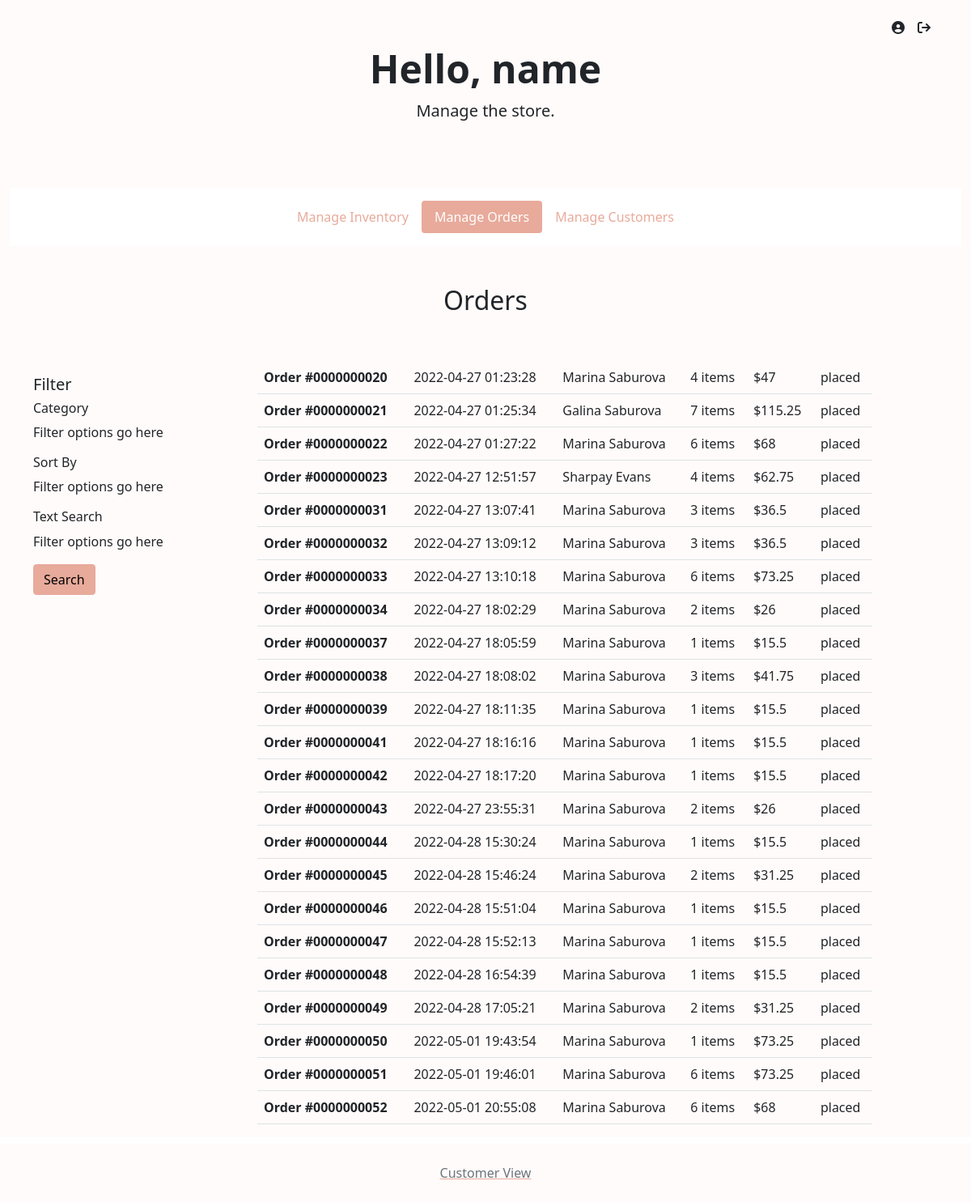
/admin/?action=orders (signed in), run on the app's committed database.
### tables this page shows
CREATE TABLE `orders` (
  `orderID` int(10) UNSIGNED ZEROFILL NOT NULL,
  `customerID` int(10) UNSIGNED ZEROFILL DEFAULT NULL,
  `email` varchar(60) NOT NULL,
  `itemsPrice` decimal(7,2) UNSIGNED NOT NULL,
  `shipping` decimal(4,2) UNSIGNED NOT NULL,
  `tax` decimal(4,2) UNSIGNED NOT NULL,
  `status` varchar(15) NOT NULL,
  `timePlaced` timestamp NOT NULL DEFAULT current_timestamp(),
  `shipFirstName` varchar(30) NOT NULL,
  `shipLastName` varchar(30) NOT NULL,
  `shipStreet` varchar(30) NOT NULL,
  `shipStreet2` varchar(30) DEFAULT NULL,
  `shipCity` varchar(30) NOT NULL,
  `shipState` char(2) NOT NULL,
  `shipZip` int(5) UNSIGNED ZEROFILL NOT NULL
);

### function/store-db.php (called while the page is built, shortened)
<?php
function getAllOrders()
{
    global $db;
    $query = 'SELECT * FROM orders';
    $statement = $db->prepare($query);
    $statement->execute();
    $orders = $statement->fetchAll();
    return $orders;
}

### function/customer-db.php (called while the page is built, shortened)
<?php
function getOrderItems($orderID)
{
    global $db;
    $query = 'SELECT `order_items`.*, `item`.`name` FROM `order_items` INNER JOIN `item` ON `order_items`.`itemID` = `item`.`itemID`  WHERE `orderID` = :orderID';
    $statement = $db->prepare($query);
    $statement->bindValue(':orderID', $orderID);
    $statement->execute();
    $items = $statement->fetchAll();
    return $items;
}
function getOrderQuantity($orderID)
{
    $items = getOrderItems($orderID);
    $quantity = 0;
    foreach ($items as $item) {
        $quantity += $item['quantity'];
    }
    return $quantity;
}

### admin/page/orders.php (the view, shortened to what this page needs)
<?php
include 'admin-view/header.php';
include 'admin-view/navigation.php';
?>
<div class="container-fluid">
    <main>
        <div class="py-5 text-center">
            <h2>Orders</h2>
        </div>
        <div class="row">
            <?php include 'admin-view/order-sidebar.php'; ?>
            <div class="col-md-7 col-lg-8">
                <table class="table">
                    <tbody>
                        <?php
                        foreach ($orders as $order) {
                            $totalPrice = $order['itemsPrice'] + $order['shipping'] + $order['tax'];
                        ?>
                            <tr>
                                <th scope="row"> <a href=".?action=order-details&orderid=<?php echo $order['orderID'] ?>#view" class="text-reset text-decoration-none">
                                        Order #<?php echo $order['orderID'] ?></a>
                                <td><?php echo $order['timePlaced'] ?></td>
                                <td><?php echo $order['shipFirstName'] . ' ' . $order['shipLastName'] ?></td>
                                <td><?php echo getOrderQuantity($order['orderID']) ?> items </td>
                                <td>$<?php echo $totalPrice ?></td>
                                <td><?php echo $order['status'] ?></td>
                            </tr>
                        <?php
                        }
                        ?>
                    </tbody>
                </table>
            </div>
    </main>
</div>
<?php
include 'admin-view/footer.php';
?>

### data on the page
orders: orderID "0000000020", timePlaced "2022-04-27 01:23:28", shipFirstName "Marina", shipLastName "Saburova", orderID "4", totalPrice "47", status "placed"
orders: orderID "0000000021", timePlaced "2022-04-27 01:25:34", shipFirstName "Galina", shipLastName "Saburova", orderID "7", totalPrice "115.25", status "placed"
orders: orderID "0000000022", timePlaced "2022-04-27 01:27:22", shipFirstName "Marina", shipLastName "Saburova", orderID "6", totalPrice "68", status "placed"
orders: orderID "0000000023", timePlaced "2022-04-27 12:51:57", shipFirstName "Sharpay", shipLastName "Evans", orderID "4", totalPrice "62.75", status "placed"
orders: orderID "0000000031", timePlaced "2022-04-27 13:07:41", shipFirstName "Marina", shipLastName "Saburova", orderID "3", totalPrice "36.5", status "placed"
orders: orderID "0000000032", timePlaced "2022-04-27 13:09:12", shipFirstName "Marina", shipLastName "Saburova", orderID "3", totalPrice "36.5", status "placed"
orders: orderID "0000000033", timePlaced "2022-04-27 13:10:18", shipFirstName "Marina", shipLastName "Saburova", orderID "6", totalPrice "73.25", status "placed"
orders: orderID "0000000034", timePlaced "2022-04-27 18:02:29", shipFirstName "Marina", shipLastName "Saburova", orderID "2", totalPrice "26", status "placed"
orders: orderID "0000000037", timePlaced "2022-04-27 18:05:59", shipFirstName "Marina", shipLastName "Saburova", orderID "1", totalPrice "15.5", status "placed"
orders: orderID "0000000038", timePlaced "2022-04-27 18:08:02", shipFirstName "Marina", shipLastName "Saburova", orderID "3", totalPrice "41.75", status "placed"
orders: orderID "0000000039", timePlaced "2022-04-27 18:11:35", shipFirstName "Marina", shipLastName "Saburova", orderID "1", totalPrice "15.5", status "placed"
orders: orderID "0000000041", timePlaced "2022-04-27 18:16:16", shipFirstName "Marina", shipLastName "Saburova", orderID "1", totalPrice "15.5", status "placed"
orders: orderID "0000000042", timePlaced "2022-04-27 18:17:20", shipFirstName "Marina", shipLastName "Saburova", orderID "1", totalPrice "15.5", status "placed"
orders: orderID "0000000043", timePlaced "2022-04-27 23:55:31", shipFirstName "Marina", shipLastName "Saburova", orderID "2", totalPrice "26", status "placed"
orders: orderID "0000000044", timePlaced "2022-04-28 15:30:24", shipFirstName "Marina", shipLastName "Saburova", orderID "1", totalPrice "15.5", status "placed"
orders: orderID "0000000045", timePlaced "2022-04-28 15:46:24", shipFirstName "Marina", shipLastName "Saburova", orderID "2", totalPrice "31.25", status "placed"
orders: orderID "0000000046", timePlaced "2022-04-28 15:51:04", shipFirstName "Marina", shipLastName "Saburova", orderID "1", totalPrice "15.5", status "placed"
orders: orderID "0000000047", timePlaced "2022-04-28 15:52:13", shipFirstName "Marina", shipLastName "Saburova", orderID "1", totalPrice "15.5", status "placed"
orders: orderID "0000000048", timePlaced "2022-04-28 16:54:39", shipFirstName "Marina", shipLastName "Saburova", orderID "1", totalPrice "15.5", status "placed"
orders: orderID "0000000049", timePlaced "2022-04-28 17:05:21", shipFirstName "Marina", shipLastName "Saburova", orderID "2", totalPrice "31.25", status "placed"
orders: orderID "0000000050", timePlaced "2022-05-01 19:43:54", shipFirstName "Marina", shipLastName "Saburova", orderID "1", totalPrice "73.25", status "placed"
orders: orderID "0000000051", timePlaced "2022-05-01 19:46:01", shipFirstName "Marina", shipLastName "Saburova", orderID "6", totalPrice "73.25", status "placed"
orders: orderID "0000000052", timePlaced "2022-05-01 20:55:08", shipFirstName "Marina", shipLastName "Saburova", orderID "6", totalPrice "68", status "placed"
